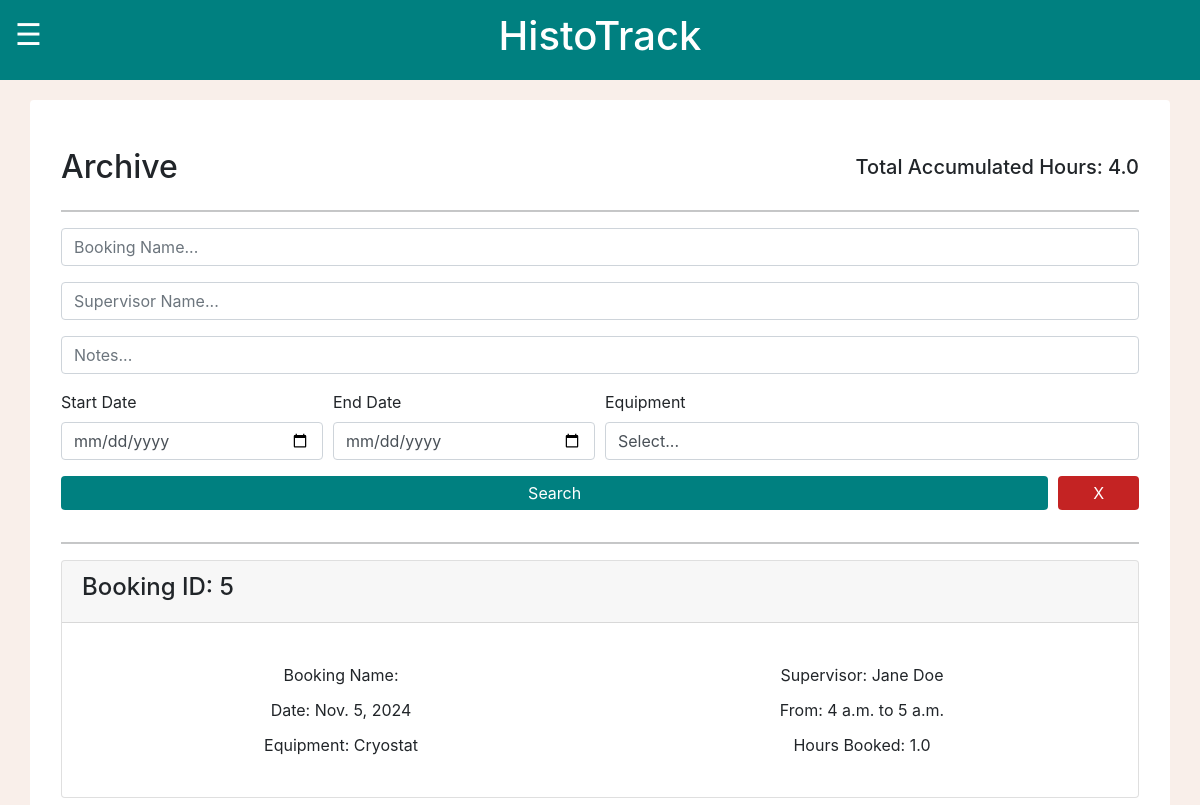
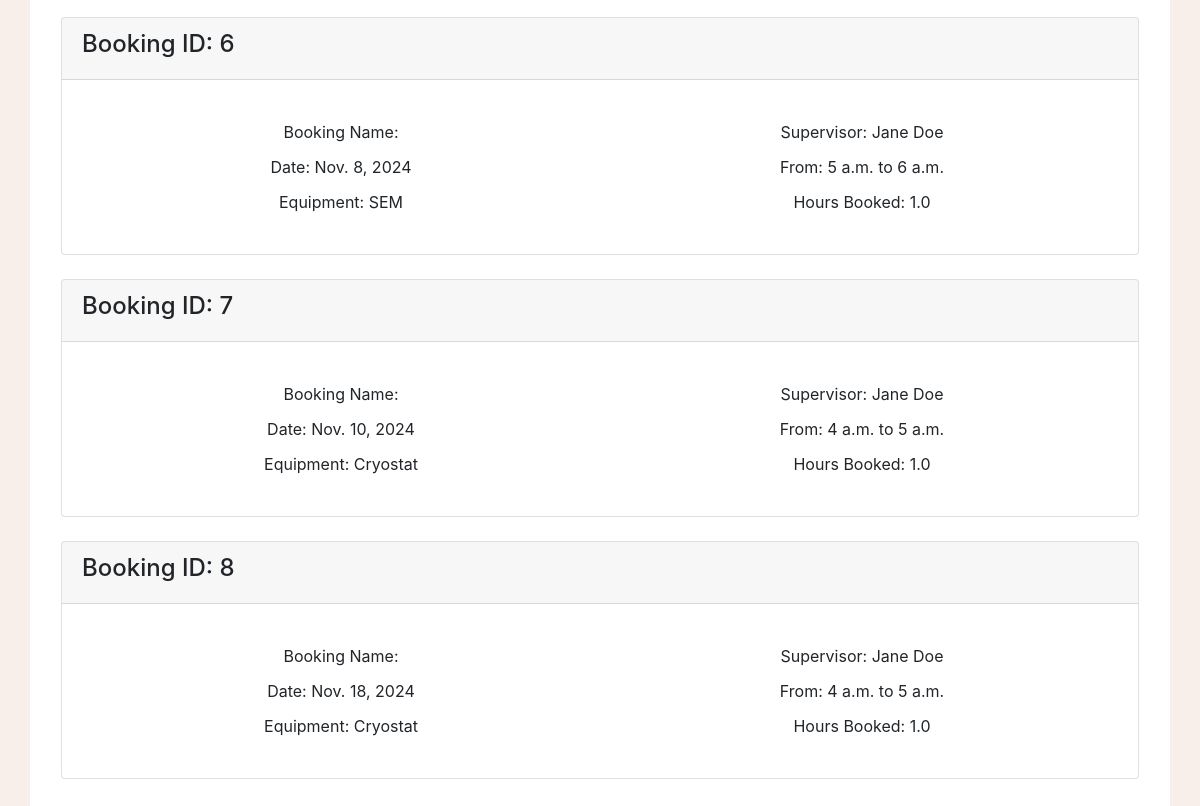
Page /MCalendar/archive/ (signed in) on the earlier database version (2 pictures, top to bottom).
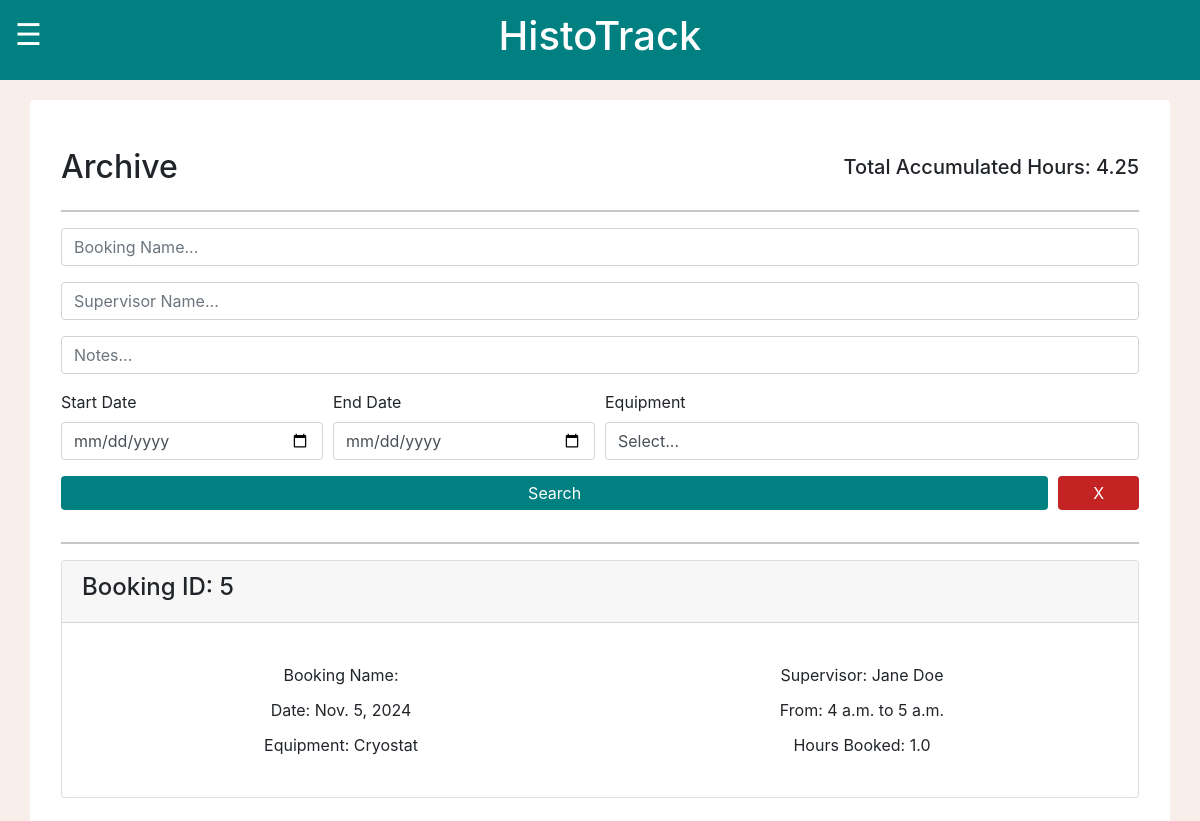
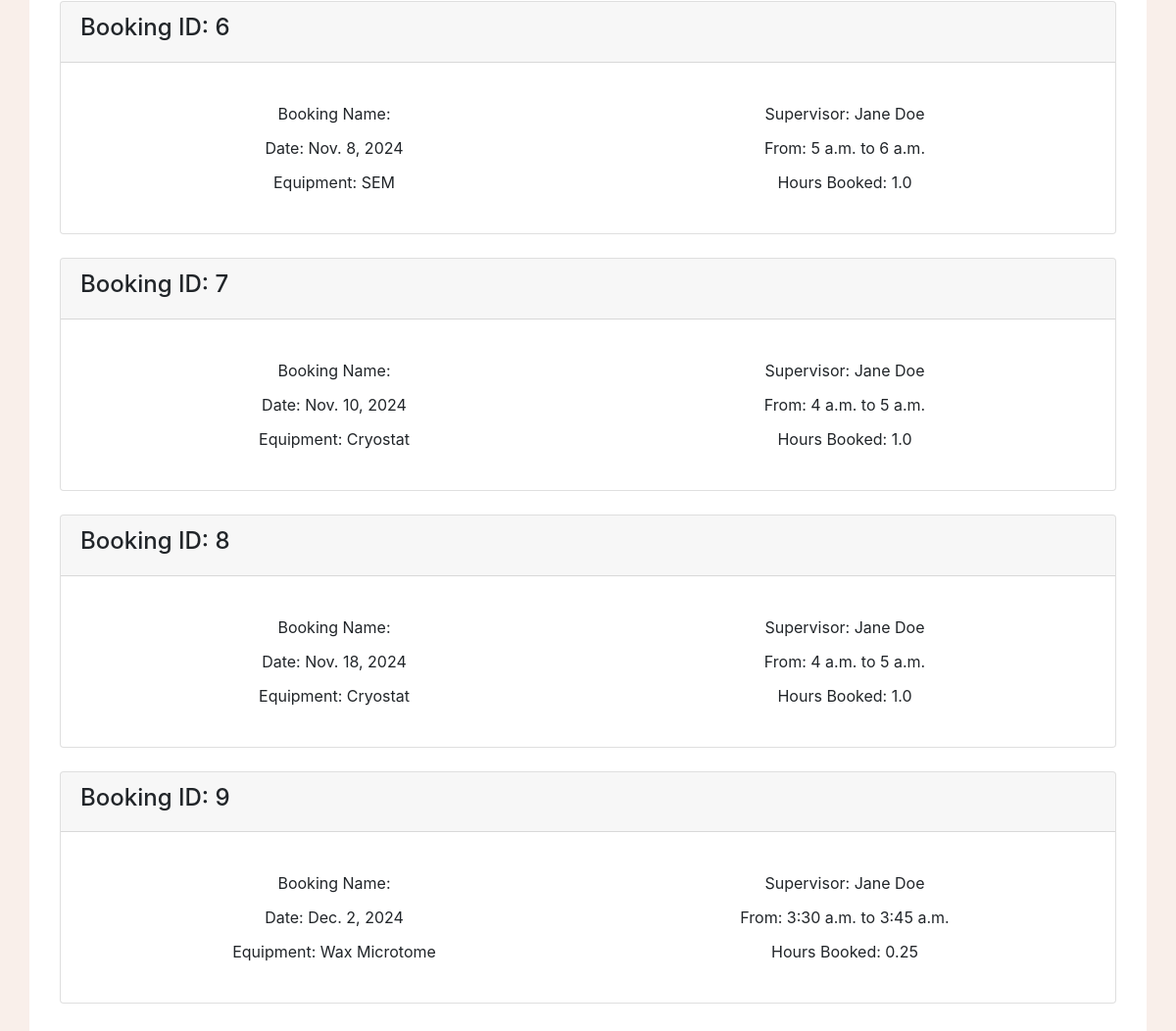
Same page on the later database version (2 pictures, top to bottom).
### MCalendar/models.py (models this page shows, shortened)
class Event(models.Model):
    invoiceRef = models.CharField(max_length=10, default="None")
    bookingName = models.CharField(max_length=80)
    supervisorName = models.CharField(max_length=80)
    email = models.EmailField()
    bookingDate = models.DateField()
    startTime = models.TimeField()
    finishTime = models.TimeField()
    notes = models.TextField(max_length = 1000)
    equipment = models.CharField(max_length=100, default='Not specified')
    totalTime = models.FloatField(default=0)
    hourlyRate = models.FloatField(default=0.00)

### MCalendar/views.py (the view)
# urls.py: path("archive/", views.archivePage, name="archivePage"),
@login_required
def archivePage(request):
    if request.user.is_superuser:
        eventList = Event.objects.all()
        equipmentList = Equipment.objects.all()
        bookingName = request.GET.get('bookingName')
        supervisorName = request.GET.get('supervisorName')
        notes = request.GET.get('notes')
        dateMin = request.GET.get('dateMin')
        dateMax = request.GET.get('dateMax')
        equipment = request.GET.get('equipment')
        if archiveValidQuery(bookingName):
            eventList = eventList.filter(bookingName__icontains=bookingName)
        if archiveValidQuery(supervisorName):
            eventList = eventList.filter(supervisorName__icontains=supervisorName)
        if archiveValidQuery(notes):
            eventList = eventList.filter(notes__icontains=notes)
        if archiveValidQuery(dateMin):
            eventList = eventList.filter(bookingDate__gte=dateMin)
        if archiveValidQuery(dateMax):
            eventList = eventList.filter(bookingDate__lte=dateMax)
        if archiveValidQuery(equipment) and equipment != 'Select...':
            eventList = eventList.filter(equipment__contains=equipment)
        totalHours = 0
        for x in eventList:
            totalHours += x.totalTime
        paginator = Paginator(eventList, 10)
        pageNumber = request.GET.get('page')
        pageObj = paginator.get_page(pageNumber)
        context = {
            'eventList': eventList,
            'equipmentList': equipmentList,
            'totalHours': totalHours,
            'pageObj': pageObj,
        }
        return render(request, 'archive.html', context)
    else:
        messages.success(request, "Please log in before entering that page! Admin access only.")
        logout(request)
        return redirect("loginPage")

### MCalendar/models.py (called while the page is built)
    def __str__(self):
        return self.equipmentName

### MCalendar/views.py (called while the page is built)
def archiveValidQuery(param): # createBilling is using this aswell to sort through filters. Thanks!
    return param != '' and param is not None

### MCalendar/templates/archive.html (shortened to what this page needs)
{% load static %}
<head>
    <link rel="stylesheet" href="https://cdnjs.cloudflare.com/ajax/libs/jquery/3.2.1/jquery.min.js">
    <link rel="stylesheet" href="https://cdn.jsdelivr.net/npm/bootstrap@5.0.0-alpha1/dist/js/bootstrap.bundle.min.js">
    <link rel="stylesheet" href="https://cdn.jsdelivr.net/npm/bootstrap@5.0.0-alpha1/dist/css/bootstrap.min.css">
    <link rel="stylesheet" href="https://cdn.jsdelivr.net/npm/bootstrap@4.6.2/dist/css/bootstrap.min.css">
    <link rel="stylesheet" href="{% static 'global.css' %}">
</head>
<body>
<div class="container-fluid text-white topbar">
    <div class="row">
        <div class="col-2 container-fluid text-left">
        <span class="sidebarButton" onclick="toggleNav()">&#9776;</span>
        </div>
        <div class="col-8 container-fluid text-center h1">
            <span>HistoTrack</span>
        </div>
        <div class="col-2"></div>
    </div>
</div>
<div class="container rounded bg-white mt-5 mb-5">
    <div class="row">
        <div class="col-md-12">
            <div class="p-3 py-5">
                <div class="d-flex justify-content-between align-items-center mb-3">
                    <h2 class="text-right">Archive</h2>
                    <h5 class="text-right">Total Accumulated Hours: {{ totalHours }} </h5>
                </div>
                <hr>
                <form method="GET" action=".">
                    <div class="form-row">
                        <div class="form-group col-12">
                            <div class="input-group">
                                <input class="form-control py-2" type="search" name="bookingName" placeholder="Booking Name..." />
                            </div>
                        </div>
                    </div>
                    <div class="form-row">
                        <div class="form-group col-12">
                            <div class="input-group">
                                <input class="form-control py-2" type="search" name="supervisorName" placeholder="Supervisor Name..." />
                            </div>
                        </div>
                    </div>
                    <div class="form-row">
                        <div class="form-group col-12">
                            <div class="input-group">
                                <input class="form-control py-2" type="search" name="notes" placeholder="Notes..." />
                            </div>
                        </div>
                    </div>
                    <div class="form-row">
                        <div class="form-group col-md-3 col-lg-3">
                            <label for="startDate">Start Date</label>
                            <input type="date" class="form-control" id="startDate" name="dateMin">
                        </div>
                        <div class="form-group col-md-3 col-lg-3">
                            <label for="endDate">End Date</label>
                            <input type="date" class="form-control" id="endDate" name="dateMax">
                        </div>
                        <div class="form-group col-md-6">
                            <label for="equipment">Equipment</label>
                            <select id="equipment" class="form-control" name="equipment">
                                <option selected>Select...</option>
                            </select>
                        </div>
                    </div>
                    <div class="form-row">
                        <div class="form-group col-md-11 col-lg-11">
                            <button type="submit" class="btn btn-block btn-sty">Search</button>
                        </div>
                        <div class="form-group col-md-1 col-lg-1">
                            <button type="submit" class="btn btn-block btn-sty" style="background: #c42323;">X</button>
                        </div>
                    </div>
                </form>
                <hr>
                {% for event in pageObj %}
                <div class="card">
                    <div class="card-header">
                        <div class="d-flex justify-content-between align-items-center">
                            <h4>Booking ID: {{ event.id }}</h4>
                        </div>
                    </div>
                    <div class="card-body">
                        <p class="card-text">
                            <div class="details">
                                <div class="detailsListItem">Booking Name: {{ event.bookingName }}</div>
                                <div class="detailsListItem">Supervisor: {{ event.supervisorName }}</div>
                                <div class="detailsListItem">Date: {{ event.bookingDate }}</div>
                                <div class="detailsListItem">From: {{ event.startTime }} to {{ event.finishTime }}</div>
                                <div class="detailsListItem">Equipment: {{ event.equipment }}</div>
                                <div class="detailsListItem">Hours Booked: {{ event.totalTime }}</div>
                            </div>
                        </p>
                    </div>
                </div>
                <br>
                {% endfor %}
            </div>
        </div>
    </div>
</div>
<br>
</body>

### MCalendar/static/global.css (style rules this page uses)
body { background: #f9efea; margin-top:100px; padding-bottom: 5px !important; height: 100%; }
.btn-sty { color: #ffffff; background: #008080; box-shadow: none; border: none; padding: 5px; padding-left: 10px; padding-right: 10px; }
.topbar { height: 80px; max-height: 80px; align-content:center; position: fixed; top:0; z-index: 100; background-color: #008080; cursor:default; }
.sidebarButton { font-size:30px; cursor:pointer; }
.details { margin: 10px 0; display: grid; grid-template-columns: 50% 50%; gap: 3px }
.detailsListItem { list-style-type: none; margin: auto; padding: 4px 0; }

Differences in the rows shown:
added Event: id "9", supervisorName "Jane Doe", bookingDate "Dec. 2, 2024", startTime "3:30 a.m.", finishTime "3:45 a.m.", equipment "Wax Microtome", totalTime "0.25"
Other differences:
{{ totalHours }}: "4.0" → "4.25"
